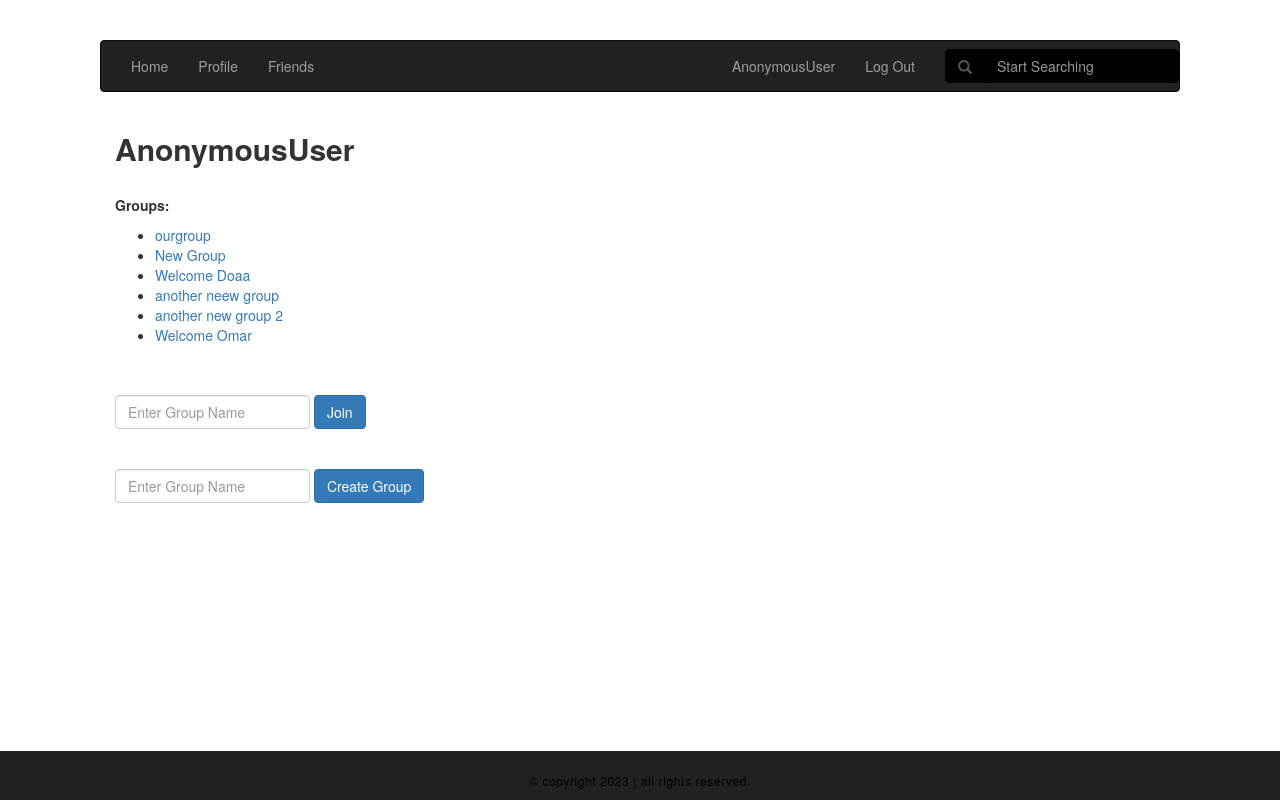
The page /donia/groups/ on the database its author committed.
### social_network/models.py (models this page shows)
class Group(models.Model):
    name = models.CharField(max_length=100, unique=True)
    users = models.ManyToManyField(CustomUser, related_name="my_groups")
    def __str__(self):
        return self.name

### social_network/views.py (the view)
# urls.py: url(r'^(?P<username>[\w.@+-]+)/groups/$', views.groupsview, name='groups'),
def groupsview(request, username):
    user = CustomUser.objects.get(username=username)
    groups = user.my_groups.all()
    return render(request, 'social_network/groups.html', {'groups': groups})

### social_network/templates/social_network/groups.html (shortened to what this page needs)
<!DOCTYPE html>
<html lang="en">
<head>
<link rel="stylesheet" href="https://cdnjs.cloudflare.com/ajax/libs/font-awesome/4.7.0/css/font-awesome.min.css">
<link rel="stylesheet" href="https://maxcdn.bootstrapcdn.com/bootstrap/3.3.7/css/bootstrap.min.css">
<link rel="stylesheet" href="https://maxcdn.bootstrapcdn.com/bootstrap/3.3.7/css/bootstrap.min.css">
</head>
<body>
<nav class="navbar navbar-inverse">
  <div class="container-fluid">
    <ul class="nav navbar-nav">
        <li ><a href="/"> Home</a></li>
      <li><a href="/{{user.username}}">Profile</a></li>
      <li><a href="/{{user.username}}/friends/">Friends</a></li>
    </ul>
    <ul class="nav navbar-nav navbar-right">
        <li><a href="/{{user.username}}">{{user}}</a></li>
        <li><a href="/logout/">Log Out</a></li>
        <form class="navbar-form navbar-right" method="get" action="/">
          <div class="form-group" style="background-color:#333;">
            <div class="input-group" >
                <div class="input-group-addon" style="background-color:black;border-color:black;">
                    <span class="glyphicon glyphicon-search"></span>
                </div>
                 <input type="text" name="search" class="form-control" placeholder="Start Searching" style="background-color:black;border-color:black;">
            </div>
          </div>
        </form>
    </ul>
  </div>
</nav>
<div class="container">
      <h2 class="card-title"><b>{{user}}</b></h4>
        <br>
<div class="card">
<p class="card-title" id='big_font'><b>Groups: </b></p>
<ul class="card-text">
    {% for group in groups%}
        <li><a href="/groups/{{ group.pk }}/">{{group}}</a></li>
    {% endfor %}
</ul>
</div>
<br>
<br>
<form method="post" action="{% url 'join_group' user.username %}" class="form-inline">
  <div class="form-group mx-sm-3 mb-2">
    <input type="text" class="form-control" name="group_name" placeholder="Enter Group Name">
  </div>
  <button type="submit" class="btn btn-primary mb-2">Join</button>
</form>
<br> <br>
<form method="post" action="{% url 'create_group' user.username %}" class="form-inline">
  <div class="form-group mx-sm-3 mb-2">
    <input type="text" class="form-control" name="group_name" placeholder="Enter Group Name">
  </div>
  <button type="submit" class="btn btn-primary mb-2">Create Group</button>
</form>
</div>
<br>
<br>
<div class="container-fluid" id="footer">
   <div>
     <p>
       &copy; copyright 2023 | all rights reserved.
     </p>
   </div>
 </div>
</body>
</html>

### social_network/templates/social_network/groups.html (style rules this page uses)
body { margin:40px 100px; }
#footer { background: #222; border-top: 1px solid #222; margin: 0; padding: 0; width: 100%; position: fixed; left: 0; bottom: 0; text-align: center; }
#footer > div { margin: 0 auto; padding: 10px 0 10px; overflow: hidden; text-align: center; width: 100%; }
#footer div p { color: #000; display: inline-block; font-size: 12px; letter-spacing: 0.05em; margin: 0; padding: 10px 0 0; text-align: center; }
#big_font { font-size: 16; }

### rows shown on the page
Group: name "ourgroup"
Group: name "New Group"
Group: name "Welcome Doaa"
Group: name "another neew group"
Group: name "another new group 2"
Group: name "Welcome Omar"

### other values the page prints
{{ user }} "AnonymousUser"
